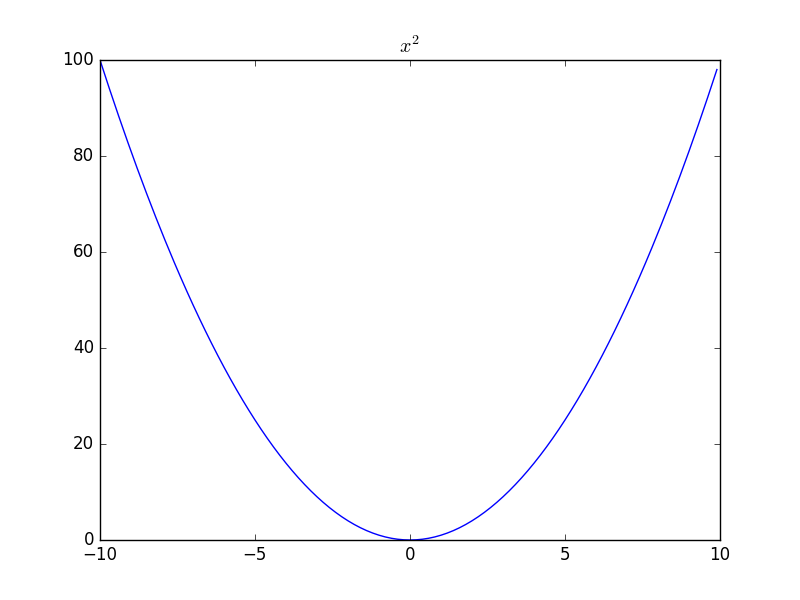

This figure's Python source:
#!/usr/bin/env python3
# -*- coding: utf-8 -*-

# Copyright (c) 2016 Jérémie DECOCK (http://www.jdhp.org)

"""
Set axis title
"""

import numpy as np
import matplotlib.pyplot as plt

# Build datas ###############

x = np.arange(-10., 10., 0.1)
y = np.power(x, 2)

# Plot data #################

fig, ax = plt.subplots(1, 1)

ax.plot(x, y)

ax.set_title(r"$x^2$")

# Save file and plot ########

plt.savefig("ax_set_title.png")
plt.show()
